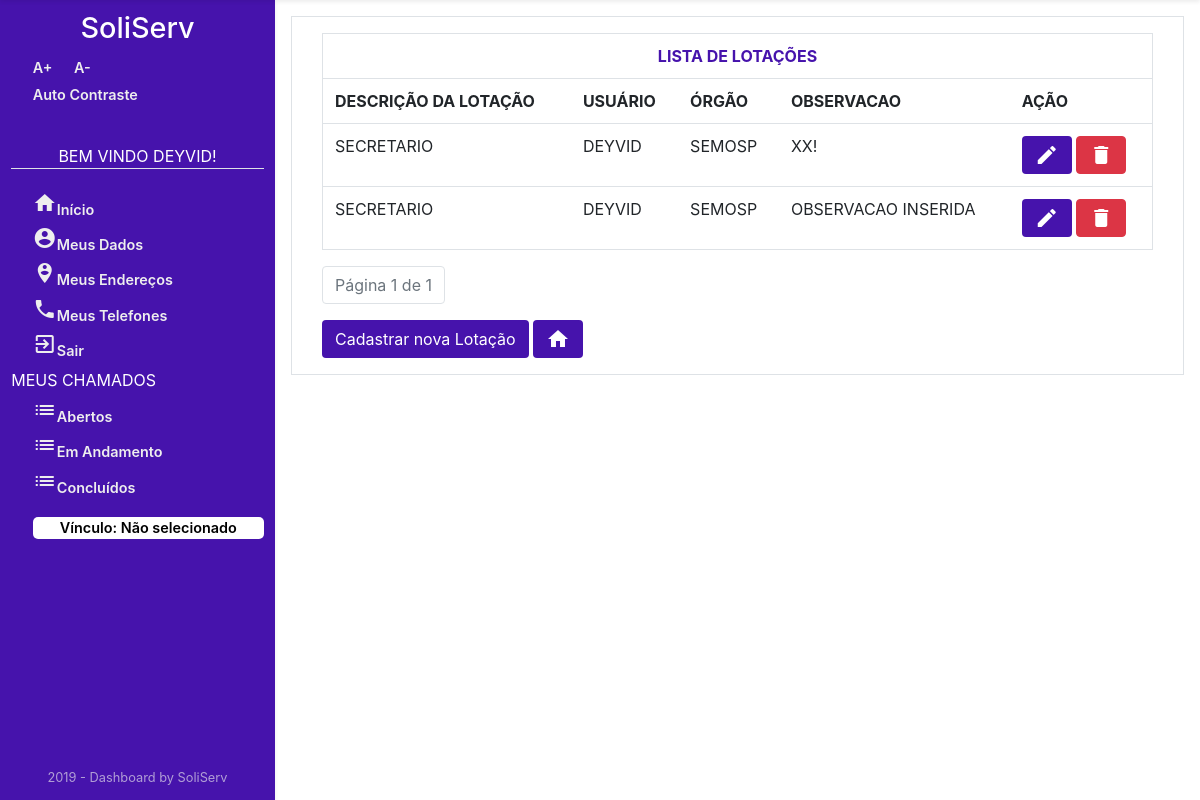
Page /Orgao/listarLotacoes/ (signed in) on the earlier database version.
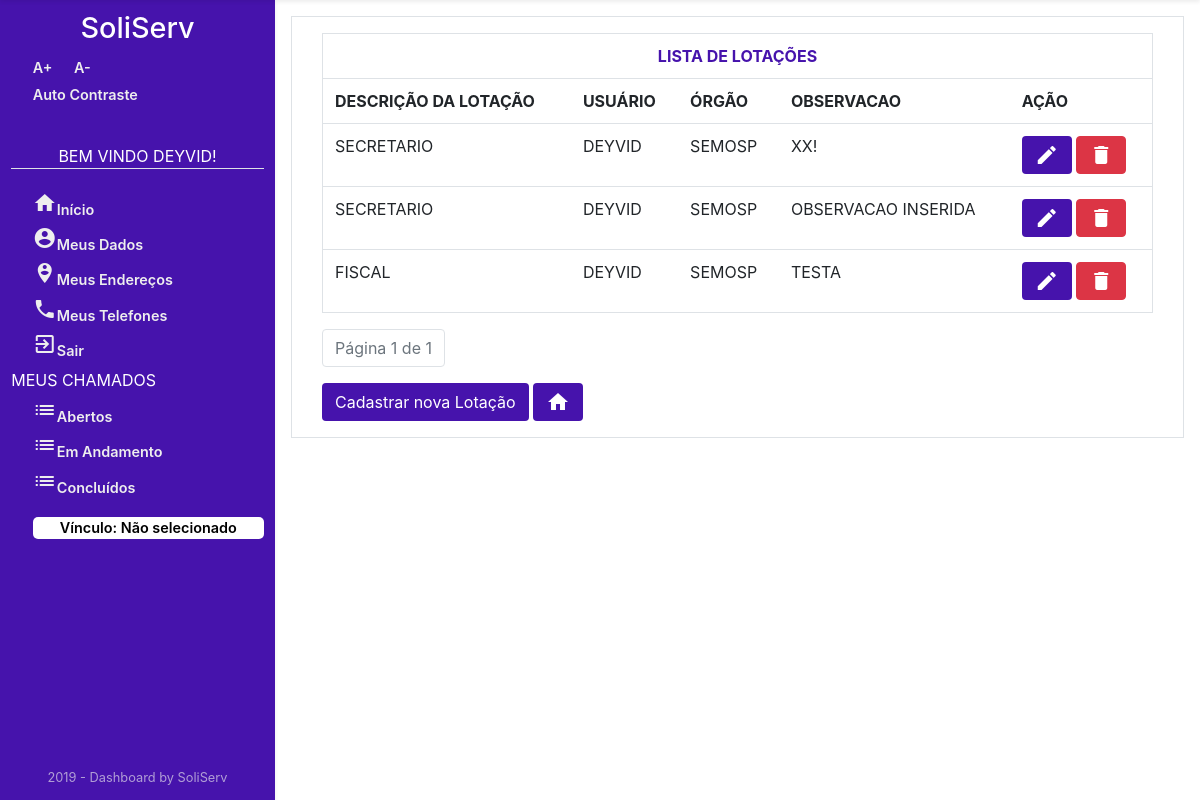
Same page on the later database version.
### Orgao/models.py (models this page shows, shortened)
class Lotacao(models.Model):
    observacao = models.CharField('OBSERVAÇÃO', max_length=45)
    idTipoLotacao = models.ForeignKey(
        TipoLotacao, on_delete=models.CASCADE, verbose_name="TIPO LOTAÇÃO")
    idUsuario = models.ForeignKey(
        User, on_delete=models.CASCADE, verbose_name="USUÁRIO")
    idOrgao = models.ForeignKey(
        Orgao, on_delete=models.CASCADE, verbose_name="ÓRGÃO")
    class Meta:
        verbose_name = "Lotacao"
        verbose_name_plural = "Lotacao"

class TipoLotacao(models.Model):
    descricao = models.CharField('DESCRIÇÃO', max_length=45)
    class Meta:
        verbose_name = "TipoLotacao"
        verbose_name_plural = "TiposLotacao"

class Orgao(models.Model):
    nomeOrgao = models.CharField('NOME ORGÃO', max_length=45)
    descricao = models.CharField('DESCRIÇÃO', max_length=100)
    emailOrgao = models.CharField('EMAIL ORGÃO', max_length=45)
    nomeResponsavelOrgao = models.CharField(
        'RESPONSÁVEL PELO ÓRGÃO', max_length=45)
    enderecoOrgao = models.CharField(
        'ENDERECO ORGÃO', max_length=45, default="")
    telefoneOrgao = models.IntegerField('TELEFONE ORGÃO')
    class Meta:
        verbose_name = "Orgao"
        verbose_name_plural = "Orgao"

### Orgao/views.py (the view)
# urls.py: path('listarLotacoes/', views.LotacaoList, name='lista_lotacao'),
def LotacaoList(request):
    if not request.user.is_authenticated:
        return render(request, 'Usuario/acessoNegado.html')
    else:
        lotacao_list = Lotacao.objects.all()
        paginator = Paginator(lotacao_list, 6)
        page = request.GET.get('page')
        lotacao_list = paginator.get_page(page)
        context = {'lotacao_list': lotacao_list}
        if not request.user.is_authenticated:
            return render(request, 'Usuario/acessoNegado.html')
        else:
            return render(request, 'Orgao/lotacaoList.html', context)

### Orgao/templates/Orgao/lotacaoList.html (shortened to what this page needs)
{% extends "sistemaDeGestaoDeServicosPublicos/index1.html" %}
{% block centro %}
<main id="Orgao" class="container border">
    <div class="container">
        {% block centroOrgao %}
        <form style="overflow-x: auto;">
            {% if lotacao_list %}
            <table class="table border mt-3">
                <tr>
                    <th colspan="6" class="text-center" style="color: #4613ac; text-transform: uppercase">Lista de
                        Lotações
                    </th>
                </tr>
                <tr>
                    <th>DESCRIÇÃO DA LOTAÇÃO</th>
                    <th>USUÁRIO</th>
                    <th>ÓRGÃO</th>
                    <th>OBSERVACAO</th>
                    <th>AÇÃO</th>
                </tr>
                {% for lotacao in lotacao_list %}
                <tr style="text-transform: uppercase">
                    <td>
                        <a>
                            {{lotacao.idTipoLotacao.descricao}}
                        </a>
                    </td>
                    <td>{{lotacao.idUsuario.first_name}}</td>
                    <td>{{lotacao.idOrgao.nomeOrgao}}</td>
                    <td>{{lotacao.observacao}}</td>
                    <td>
                            <a  href="{% url 'Orgao:lotacao_atualizar' lotacao.id %}" class="btn" style="background: #4613ac; color: white;" title="Editar Lotação">
                                    <i class="material-icons">edit</i>
                            </a>
                        <a  href="{% url 'Orgao:lotacao_deletar' lotacao.id %}" class="btn btn-danger" style="color: white;"title="Excluir Lotação">
                                <i class="material-icons">delete</i>
                        </a>
                    </td>
                </tr>
                {% endfor %}
                {% else %}
                <div class="alert alert-danger mt-3">
                    Não há Dados Cadastrados!
                </div>
                {% endif %}
            </table>
        </form>
        <nav aria-label="text-left pagination  ">
            <ul class="pagination ">
                <li class="page-item disabled">
                    <a class="page-link" href="#">
                        Página {{ lotacao_list.number }} de
                        {{ lotacao_list.paginator.num_pages }}
                    </a>
                </li>
            </ul>
        </nav>
        <a class="btn  mb-3" href="{% url 'Orgao:cadastro_Lotacao'%}" style="background: #4613ac; color: white;"
            title="cadastrar nova Lotação">
            Cadastrar nova Lotação
        </a>
        <a class="btn  mb-3" href="{% url 'Orgao:orgao_index'%}" style="background: #4613ac; color: white;"
            title="Voltar a HomePage">
            <i class="material-icons">home</i>
        </a>
</main>
{% endblock %}
</div>
{% endblock %}

Differences in the rows shown:
added Lotacao: idTipoLotacao.descricao "FISCAL", idUsuario.first_name "DEYVID", idOrgao.nomeOrgao "SEMOSP", observacao "TESTA"
